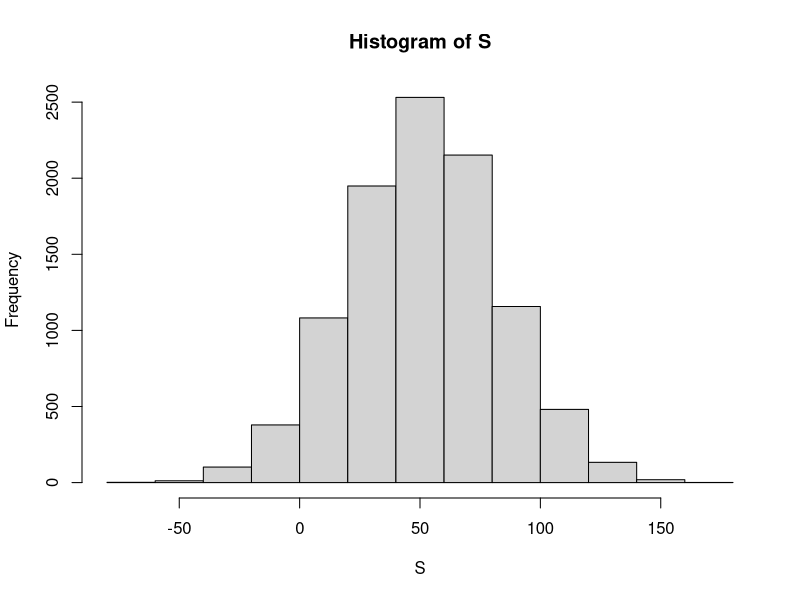

This figure's R source: (Note: this script raises an error after producing the figure.)
n <- 1000

X <- sample(c(-1,1), n, replace=TRUE, prob=c(9/19, 10/19))

sum(X<0)
mean(X<0)
sd(X<0)


B <- 10000
roulette_winnings <-function(n){
  X <- sample(c(-1,1), n, replace=TRUE, prob=c(9/19, 10/19))
  sum(X)
}

S <- replicate(B,roulette_winnings(n))
S
mean(S<0)

density(S)

hist(S)



 s <- seq(min(S), max(S), length = 100)    # sequence of 100 values across range of S
normal_density <- data.frame(s = s, f = dnorm(s, mean(S), sd(S))) # generate normal density for S
data.frame (S = S) %>%    # make data frame of S for histogram
  ggplot(aes(S, ..density..)) +
  geom_histogram(color = "black", binwidth = 10)
#---------

n <- 10000000
X <- sample(c(-1,1), n, replace=TRUE, prob=c(9/19, 10/19))

a<- -1
b <- 1
p <- 9/19

ex <- a*p+b*(1-p)
ex
se<- abs(b-a)*sqrt(p*(1-p))
se


mean(X)
sd(X)

sd(X)*sqrt((n-1)/n)

#_________________________________

B <- 10000
n<- 1000
roulette_winnings <-function(n){
  X <- sample(c(-1,1), n, replace=TRUE, prob=c(9/19, 10/19))
  sum(X)
}

S <- replicate(B,roulette_winnings(n))


mean(S)
sd(S)


ex_sum <- n*(a*p+b*(1-p))
ex_sum
se_sum <- sqrt(n)*abs(b-a)*sqrt(p*(1-p))
se_sum
#__________________________________________

B <- 10000
n<- 1000
roulette_winnings <-function(n){
  X <- sample(c(-1,1), n, replace=TRUE, prob=c(9/19, 10/19))
  mean(X)
}

S <- replicate(B,roulette_winnings(n))

mean(S)
sd(S)


ex_ave <- (a*p+b*(1-p))
ex_ave
se_ave <- sqrt(n)/n*abs(b-a)*sqrt(p*(1-p))
se_ave

